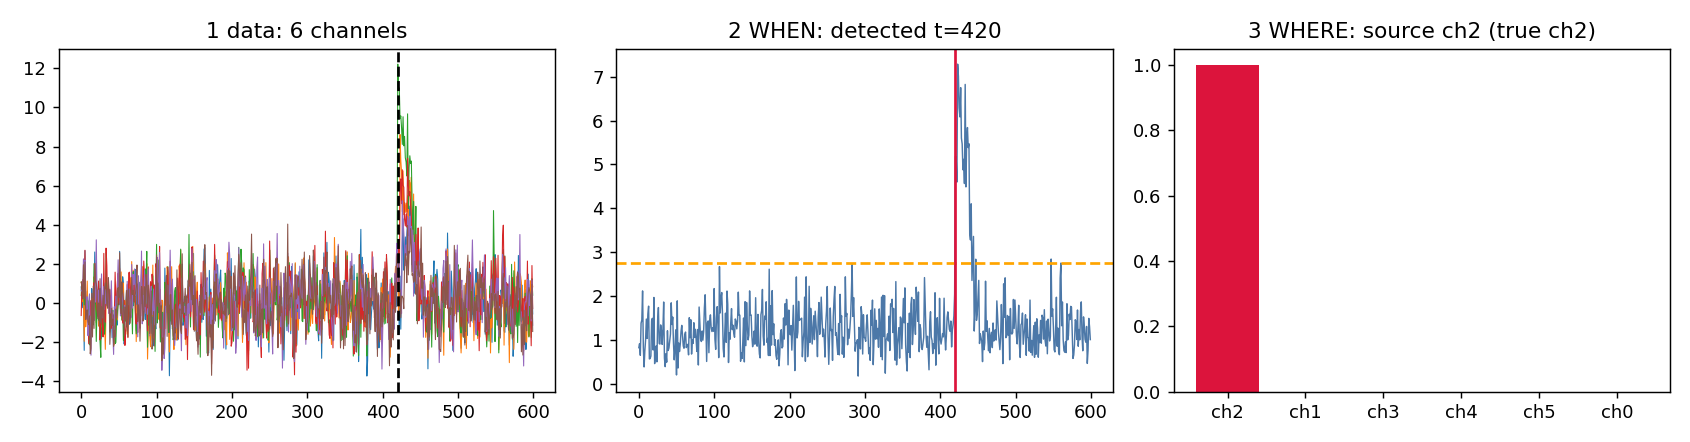

Python code for this plot:
"""Simplest Graph-EVT-agent demo: one synthetic episode, three lines of method, one figure.

    python demo/quickstart.py          # ~2 s, writes demo/quickstart.png

A pulse starts at a known channel and spreads over a ring graph. Graph-EVT-agent must find
WHEN (EVT threshold on a baseline-only fit) and WHERE (source ranking on the graph).
"""
from pathlib import Path

import matplotlib
matplotlib.use("Agg")
import matplotlib.pyplot as plt
import numpy as np
from graph_evt_agent import EVTConfig, GraphEVTPipeline
from graph_evt_agent.synthetic import make_propagation_episode

ep = make_propagation_episode(n_channels=6, source=2, seed=1)          # ground truth: t=420, source=ch2
result = GraphEVTPipeline(EVTConfig(baseline_size=400)).run_detailed(ep.values)
det, rank = result.detection, result.ranking
print(f"true event {ep.event_time}, detected {det.time_index}; true source ch{ep.source}, "
      f"found ch{rank.source}")

fig, ax = plt.subplots(1, 3, figsize=(13, 3.4))
ax[0].plot(ep.values, lw=0.6); ax[0].axvline(ep.event_time, c="k", ls="--"); ax[0].set_title("1 data: 6 channels")
ax[1].plot(det.indicator, c="#4c78a8", lw=0.8); ax[1].axhline(det.alarm_threshold, c="orange", ls="--")
ax[1].axvline(det.time_index, c="crimson"); ax[1].set_title(f"2 WHEN: detected t={det.time_index}")
ax[2].bar([f"ch{i}" for i in rank.node_ids], rank.probabilities, color=["crimson"] + ["#4c78a8"] * 5)
ax[2].set_title(f"3 WHERE: source ch{rank.source} (true ch{ep.source})")
fig.tight_layout(); fig.savefig(Path(__file__).with_name("quickstart.png"), dpi=130)
